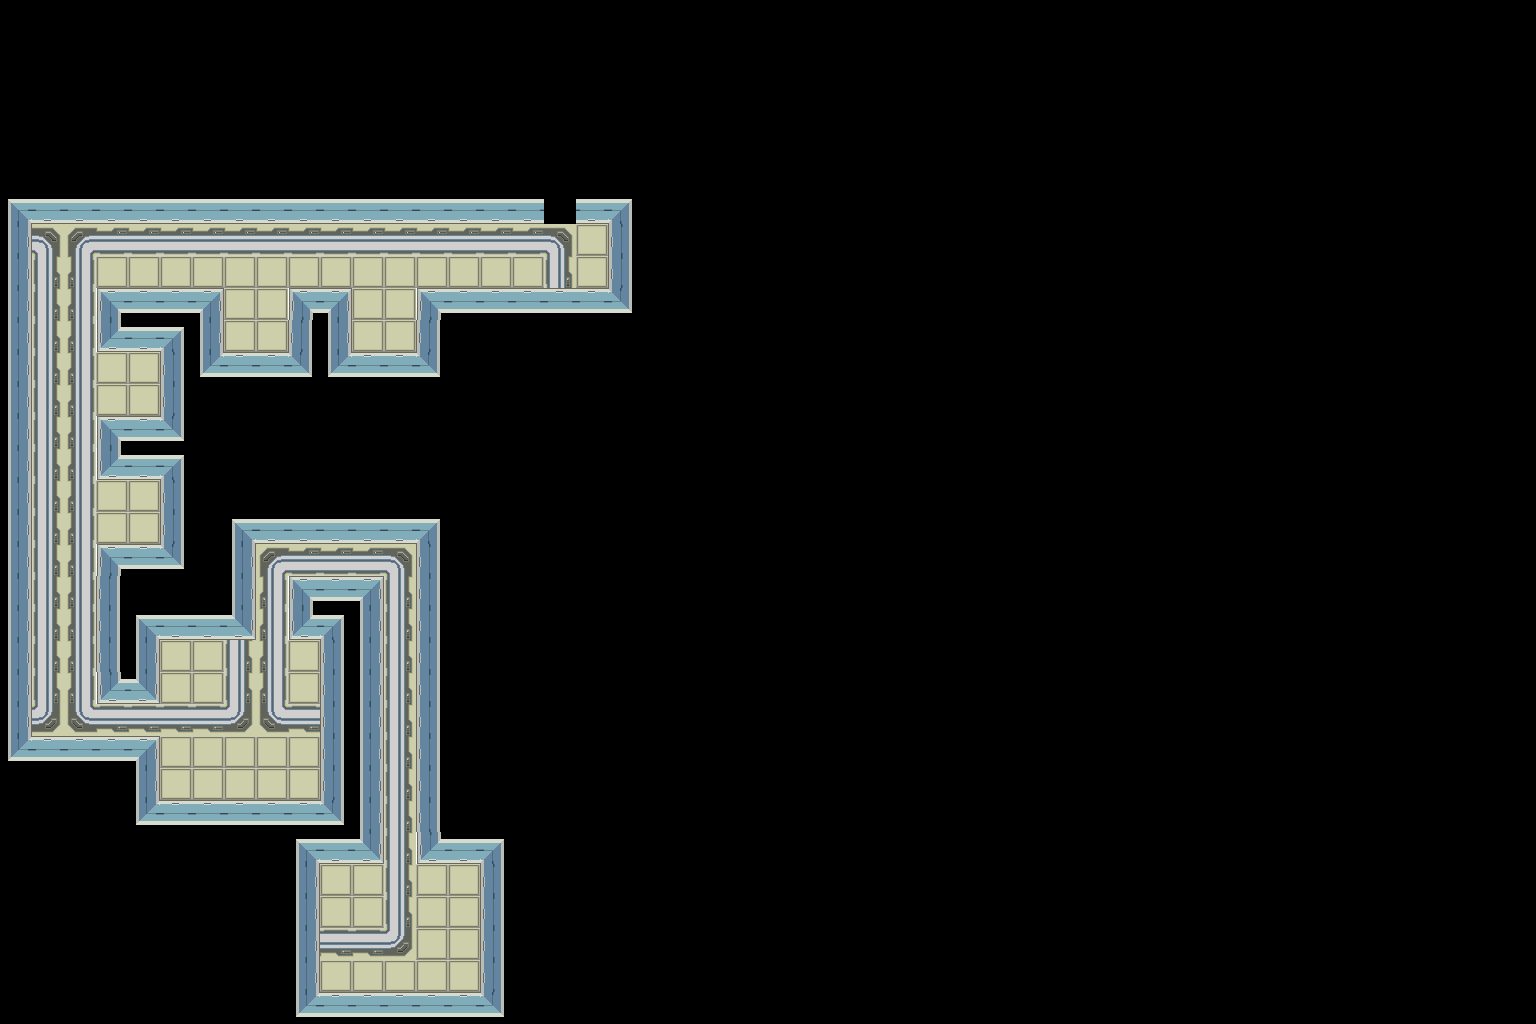

A level layout from a 2D game, rendered from its tile map. Below: a short description, then the map file with tile-grid data replaced by summaries:
An orthogonal 48x32 tile map with 32x32 px tiles, 2 tile layers (map, floor), 2 tilesets and 29 objects (20x enemy, 7x item, player, door).

<map version="1.0" orientation="orthogonal" width="48" height="32" tilewidth="32" tileheight="32">
 <tileset firstgid="1" name="tiles" tilewidth="32" tileheight="32">
  <image source="../assets/img/tileset2.png" width="640" height="640" />
 </tileset>
 <tileset firstgid="401" name="objTiles" tilewidth="32" tileheight="32">
  <image source="../assets/img/tilesetObjects.png" width="640" height="640" />
 </tileset>
 <layer name="map" width="48" height="32">
  <data>[1536 cells, 157 non-empty, 12 distinct tile ids]</data>
 </layer>
 <layer name="floor" width="48" height="32">
  <data>[1536 cells, 143 non-empty, 9 distinct tile ids]</data>
 </layer>
 <objectgroup name="objects" width="48" height="32">
  <object type="player" gid="401" x="384" y="960" />
  <object type="door" gid="424" x="544" y="224" />
  <object name="res_md" type="item" gid="406" x="64" y="736" />
  <object name="res_md" type="item" gid="406" x="32" y="736" />
  <object name="res_sm" type="item" gid="405" x="128" y="384" />
  <object name="res_sm" type="item" gid="405" x="128" y="416" />
  <object name="giantslime" type="enemy" gid="403" x="96" y="544" />
  <object name="slime" type="enemy" gid="402" x="384" y="672" />
  <object name="slime" type="enemy" gid="402" x="384" y="800" />
  <object name="slime" type="enemy" gid="402" x="288" y="576" />
  <object name="slime" type="enemy" gid="402" x="96" y="288" />
  <object name="slime" type="enemy" gid="402" x="32" y="320" />
  <object name="health" type="item" gid="404" x="128" y="544" />
  <object name="giantslime" type="enemy" gid="403" x="128" y="512" />
  <object name="giantslime" type="enemy" gid="403" x="224" y="320" />
  <object name="giantslime" type="enemy" gid="403" x="384" y="320" />
  <object name="giantslime" type="enemy" gid="403" x="480" y="256" />
  <object name="slime" type="enemy" gid="402" x="512" y="256" />
  <object name="slime" type="enemy" gid="402" x="512" y="288" />
  <object name="slime" type="enemy" gid="402" x="448" y="288" />
  <object name="slime" type="enemy" gid="402" x="416" y="256" />
  <object name="res_sm" type="item" gid="405" x="256" y="352" />
  <object name="res_lg" type="item" gid="407" x="576" y="256" />
  <object name="slime" type="enemy" gid="402" x="32" y="416" />
  <object name="slime" type="enemy" gid="402" x="160" y="256" />
  <object name="slime" type="enemy" gid="402" x="64" y="288" />
  <object name="slime" type="enemy" gid="402" x="64" y="384" />
  <object name="giantlizid" type="enemy" gid="443" x="288" y="800" />
  <object name="giantlizid" type="enemy" gid="443" x="320" y="288" />
 </objectgroup>
</map>
